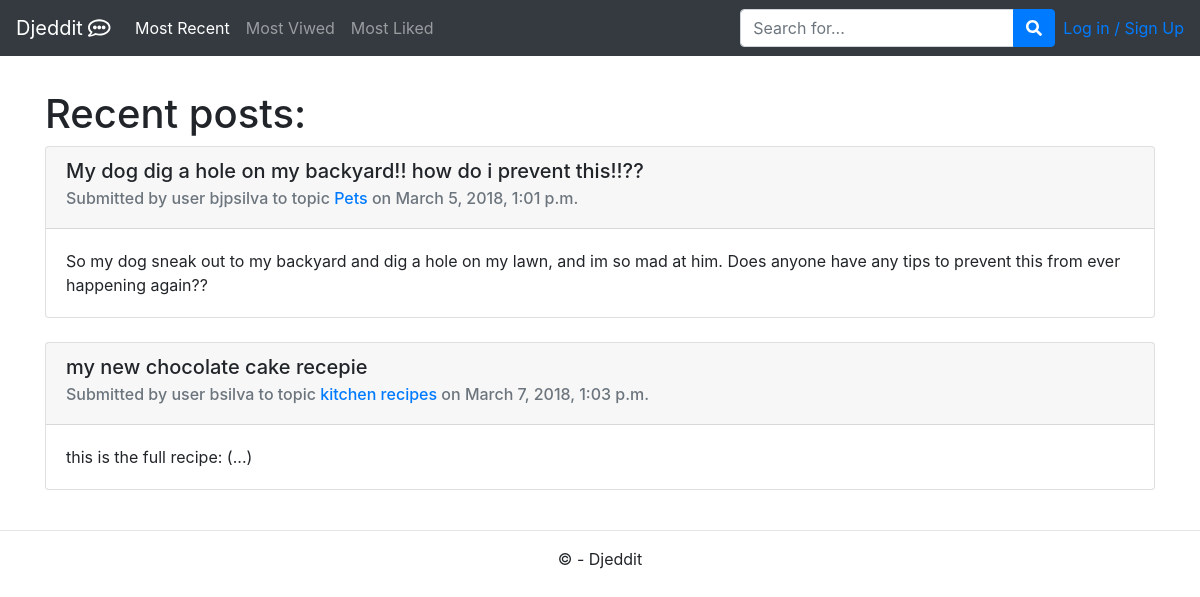
The app's page /, older data.
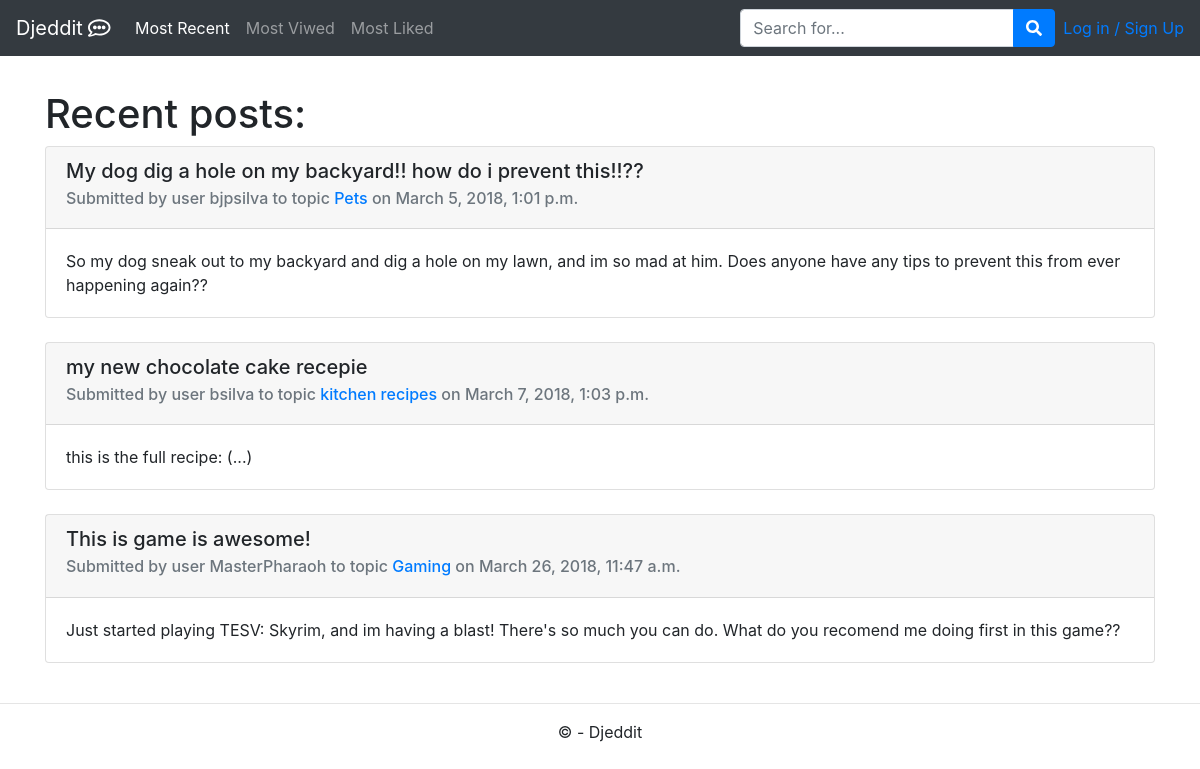
The same page, newer data.
### app/models.py (models this page shows, shortened)
class Post(models.Model):
    topic = models.ForeignKey(Topic, on_delete=models.CASCADE)
    title = models.CharField(max_length=120, blank=False)  # campo obrigatório
    content = models.CharField(max_length=100000, blank=False)
    score = models.IntegerField(default=0)
    date = models.DateTimeField()
    userOP = models.ForeignKey(User, on_delete=models.CASCADE)

class User(models.Model):
    userName = models.CharField(max_length=50, blank=False, unique=True)
    email = models.EmailField(max_length=50, blank=False, unique=True)
    user_details = models.CharField(max_length=200, blank=True)

class Topic(models.Model):
    name = models.CharField(max_length=80, blank=False, unique=True)
    description = models.CharField(max_length=300, blank=False)

### app/views.py (the view)
# urls.py: path('', views.mainPage, name="home"),
def mainPage(request):
    tparams = {
        "posts": Post.objects.order_by("date"),
    }
    return render(request, "home.html", tparams)

### templates/home.html (shortened to what this page needs)
{% extends 'layout.html' %}
{% block content %}
    <h1>Recent posts:</h1>
    {% for e in posts %}
        <div class="card">
            <div class="card-header">
                <h5 class="card-title">{{ e.title }} </h5>
                <h6 class="card-subtitle mb-2 text-muted">Submitted by user <a>{{ e.userOP.userName }}<a/>
                    to topic <a href="{% url "topic"  topicName=e.topic.name %}"> {{ e.topic.name }} <a/> on {{ e.date }}</h6>
            </div>
            <div class="card-body">{{ e.content }} </div>
        </div>
        <br>
    {% endfor %}
{% endblock %}

### templates/layout.html (shortened to what this page needs)
<!doctype html>
<html lang="en">
  <head>
    {% load staticfiles %}
    <link rel="stylesheet" type="text/css" href="{% static 'content/bootstrap.min.css' %}" />
    <link rel="stylesheet" type="text/css" href="{% static 'content/site.css' %}" />
  </head>
  <body>
    <nav class="navbar navbar-expand-md navbar-dark fixed-top bg-dark">
      <a class="navbar-brand" href="{% url 'home' %}">Djeddit <i class="far fa-comment-alt"></i></a>
      <div class="collapse navbar-collapse" id="navbarDefault">
        <ul class="navbar-nav mr-auto">
          <li class="nav-item active">
            <a class="nav-link" href="{% url 'home' %}">Most Recent</a>
          </li>
          <li class="nav-item">
            <a class="nav-link">Most Viwed</a>
          </li>
          <li class="nav-item">
            <a class="nav-link">Most Liked</a>
          </li>
        </ul>
          <form class="form-inline my-2 my-lg-0 mr-lg-2" method="post" action="/navbarsearch">
            <div class="input-group">
              <input name="searchQuery" class="form-control" type="text" placeholder="Search for...">
              <span class="input-group-append">
                <button class="btn btn-primary" type="submit">
                  <i class="fa fa-search"></i>
                </button>
              </span>
            </div>
          </form>
        {% include 'loginpartial.html' %}
      </div>
    </nav>
    <main role="main">
        <div class="container body-content">
            {% block content %} {% endblock %}
        </div>
    </main>
    <footer>
        <hr />
        <p align="center">&copy; {{ year }} - Djeddit </p>
    </footer>
  </body>
</html>

### templates/loginpartial.html
{% if user.is_authenticated %}
<form id="logoutForm" action="/logout" method="post" class="form-inline my-2 my-lg-0">
    {% csrf_token %}
    <a class="nav-link">
        <i class="far fa-user"></i> {{ user.username }}
    </a>
    <a class="nav-link" href="javascript:document.getElementById('logoutForm').submit()">
        <i class="fas fa-sign-out-alt"></i>Logout
    </a>
</form>
{% else %}
<ul class="navbar-nav navbar-right">
    <li><a href="{% url 'login' %}">Log in / Sign Up</a></li>
</ul>
{% endif %}

### app/static/content/site.css (style rules this page uses)
.body-content { padding-left: 15px; padding-right: 15px; }
input, select, textarea { max-width: 280px; }

Row changes from the older to the newer data that the page shows:
added Post: title "This is game is awesome!", userOP.userName "MasterPharaoh", topic.name "Gaming", date "March 26, 2018, 11:47 a.m.", content "Just started playing TESV: Skyrim, and im having a blast! There's so much you can do. What do you recomend me doing first in this game??"
